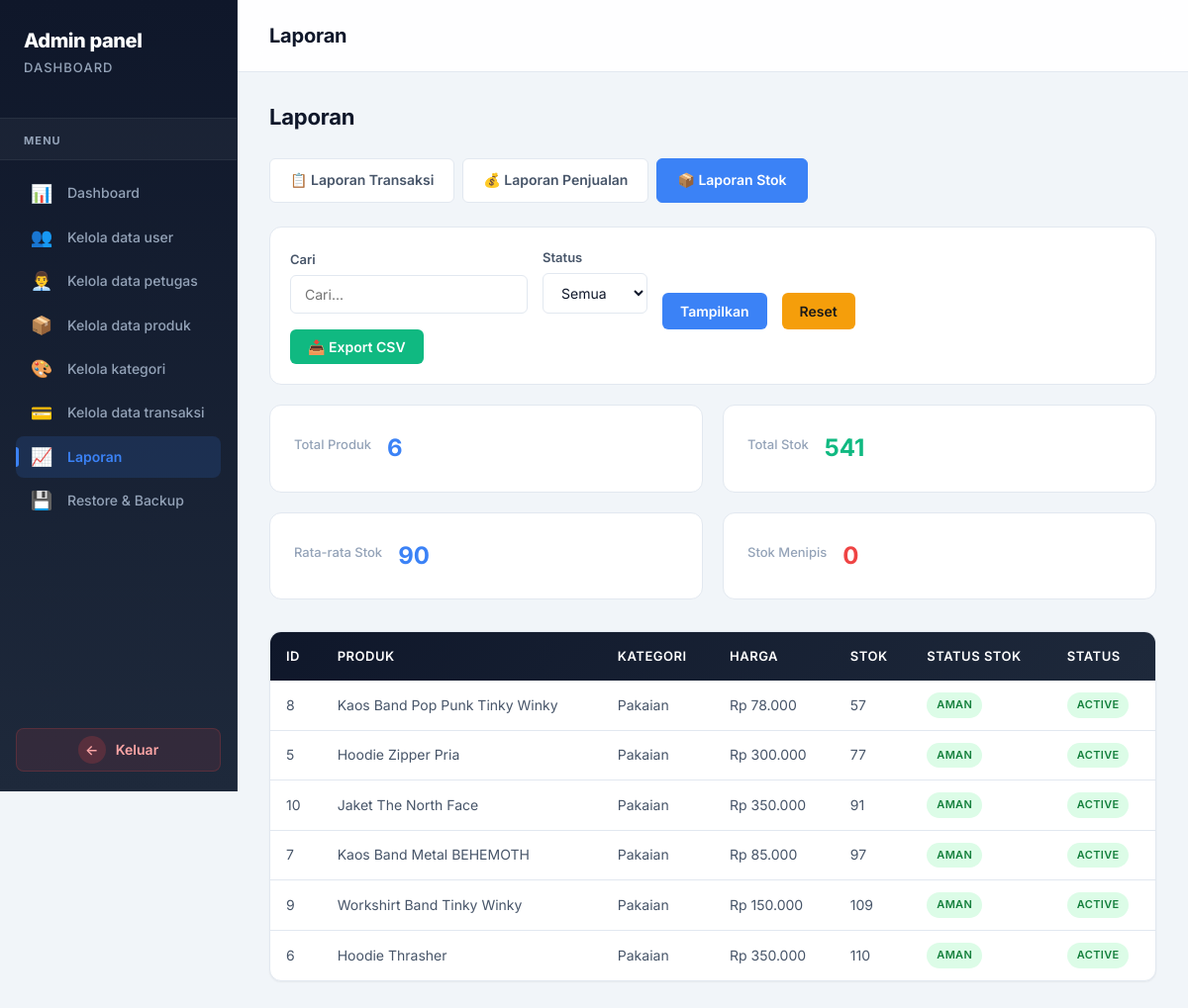
The app's page /Admin/laporan.php?type=stok&date_from=2026-03-09&date_to=2026-04-08 (signed in) with its own data.
### tables this page shows
CREATE TABLE `products` (
  `id` int(11) NOT NULL,
  `name` varchar(255) NOT NULL,
  `description` text DEFAULT NULL,
  `price` decimal(15,2) NOT NULL,
  `stock` int(11) NOT NULL DEFAULT 0,
  `image` varchar(255) DEFAULT NULL,
  `category` varchar(100) DEFAULT NULL,
  `category_id` int(11) DEFAULT NULL,
  `status` enum('active','inactive') NOT NULL DEFAULT 'active',
  `created_at` timestamp NOT NULL DEFAULT current_timestamp(),
  `updated_at` timestamp NOT NULL DEFAULT current_timestamp() ON UPDATE current_timestamp()
);

### Admin/laporan.php (the view, shortened to what this page needs)
<?php
$current_page = basename($_SERVER['PHP_SELF']);
$report_type = $_GET['type'] ?? 'transaksi';
$date_from = $_GET['date_from'] ?? date('Y-m-d', strtotime('-30 days'));
$date_to = $_GET['date_to'] ?? date('Y-m-d');
$search = $_GET['search'] ?? '';
$status_filter = $_GET['status'] ?? '';
$report_data = [];
$summary = [];
try {
    $pdo = getDBConnection();
    if ($report_type === 'transaksi') {
        $query = "
            SELECT t.*, u.username, u.full_name, u.email
            FROM transactions t
            LEFT JOIN users u ON t.user_id = u.id
            WHERE 1=1
        ";
        $params = [];
        if (!empty($search)) {
            $query .= " AND (t.order_number LIKE :search OR u.full_name LIKE :search OR u.username LIKE :search)";
            $params['search'] = '%' . $search . '%';
        }
        if (!empty($status_filter)) {
            $query .= " AND t.order_status = :status";
            $params['status'] = $status_filter;
        }
        if (!empty($date_from)) {
            $query .= " AND t.created_at >= :date_from";
            $params['date_from'] = $date_from . ' 00:00:00';
        }
        if (!empty($date_to)) {
            $query .= " AND t.created_at <= :date_to";
            $params['date_to'] = $date_to . ' 23:59:59';
        }
        $query .= " ORDER BY t.created_at DESC";
        $stmt = $pdo->prepare($query);
        $stmt->execute($params);
        $report_data = $stmt->fetchAll();
        $stmt = $pdo->prepare("
            SELECT
                COUNT(*) as total_orders,
                SUM(total_amount) as total_revenue,
                AVG(total_amount) as avg_order
            FROM transactions
            WHERE created_at BETWEEN :from AND :to
        ");
        $stmt->execute(['from' => $date_from . ' 00:00:00', 'to' => $date_to . ' 23:59:59']);
        $summary = $stmt->fetch();
    } elseif ($report_type === 'stok') {
        $query = "
            SELECT * FROM products WHERE 1=1
        ";
        $params = [];
        $query .= " ORDER BY stock ASC";
        $stmt = $pdo->prepare($query);
        $stmt->execute($params);
        $report_data = $stmt->fetchAll();
        $stmt = $pdo->query("
            SELECT
                COUNT(*) as total_products,
                SUM(stock) as total_stock,
                AVG(stock) as avg_stock,
                SUM(CASE WHEN stock <= 5 THEN 1 ELSE 0 END) as low_stock
            FROM products
            WHERE status = 'active'
        ");
        $summary = $stmt->fetch();
    }
} catch (PDOException $e) {
    $error = 'Database error: ' . $e->getMessage();
}
?>
<!DOCTYPE html>
<html lang="id">
<head>
    <link rel="stylesheet" href="../css/shared.css" />
</head>
<body data-role="admin">
<div class="main-container">
    <div class="sidebar">
        <div class="sidebar-header">
            <span class="admin-panel-title">Admin panel</span>
            <span class="dashboard-title">Dashboard</span>
        </div>
        <div class="menu-divider">
            <span class="menu-label">Menu</span>
        </div>
        <nav class="sidebar-nav">
            <a href="dashboard_admin.php"><span class="nav-icon">📊</span> Dashboard</a>
            <a href="kelola_user.php"><span class="nav-icon">👥</span> Kelola data user</a>
            <a href="kelola_petugas.php"><span class="nav-icon">👨‍💼</span> Kelola data petugas</a>
            <a href="kelola_produk.php"><span class="nav-icon">📦</span> Kelola data produk</a>
                        <a href="kelola_kategori.php" class="<?php echo ($current_page == 'kelola_produk.php') ? 'active' : ''; ?>">
                <span class="nav-icon">🎨</span>
                Kelola kategori
            </a>
            <a href="kelola_transaksi.php"><span class="nav-icon">💳</span> Kelola data transaksi</a>
            <a href="laporan.php" class="<?php echo $current_page == 'laporan.php' ? 'active' : ''; ?>"><span class="nav-icon">📈</span> Laporan</a>
            <a href="restore_backup.php"><span class="nav-icon">💾</span> Restore & Backup</a>
        </nav>
        <a href="../Auth/logout.php" class="logout-button">
            <span class="logout-icon">←</span>
            <span class="logout-text">Keluar</span>
        </a>
    </div>
    <div class="main-content">
        <div class="top-bar"><h1>Laporan</h1></div>
        <div class="content-area">
            <h2 class="page-title">Laporan</h2>
            <div class="report-tabs">
                <a href="?type=transaksi&date_from=<?php echo $date_from; ?>&date_to=<?php echo $date_to; ?>" class="report-tab <?php echo $report_type === 'transaksi' ? 'active' : ''; ?>">📋 Laporan Transaksi</a>
                <a href="?type=penjualan&date_from=<?php echo $date_from; ?>&date_to=<?php echo $date_to; ?>" class="report-tab <?php echo $report_type === 'penjualan' ? 'active' : ''; ?>">💰 Laporan Penjualan</a>
                <a href="?type=stok&date_from=<?php echo $date_from; ?>&date_to=<?php echo $date_to; ?>" class="report-tab <?php echo $report_type === 'stok' ? 'active' : ''; ?>">📦 Laporan Stok</a>
            </div>
            <div class="report-controls">
                <form method="GET" style="display:flex;gap:15px;flex-wrap:wrap;align-items:flex-end;flex:1;">
                    <div class="form-group">
                        <label>Cari</label>
                        <input type="text" name="search" value="<?php echo htmlspecialchars($search); ?>" placeholder="Cari...">
                    </div>
                    <?php if ($report_type === 'transaksi'): ?>
                    <div class="form-group">
                        <label>Status</label>
                        <select name="status">
                            <option value="">Semua</option>
                            <option value="berhasil" <?php echo $status_filter === 'berhasil' ? 'selected' : ''; ?>>Pending</option>
                            <option value="processing" <?php echo $status_filter === 'processing' ? 'selected' : ''; ?>>Processing</option>
                            <option value="shipped" <?php echo $status_filter === 'shipped' ? 'selected' : ''; ?>>Shipped</option>
                            <option value="completed" <?php echo $status_filter === 'completed' ? 'selected' : ''; ?>>Completed</option>
                            <option value="cancelled" <?php echo $status_filter === 'cancelled' ? 'selected' : ''; ?>>Cancelled</option>
                        </select>
                    </div>
                    <?php elseif ($report_type === 'stok'): ?>
                    <div class="form-group">
                        <label>Status</label>
                        <select name="status">
                            <option value="">Semua</option>
                        </select>
                    </div>
                    <?php endif; ?>
                    <button type="submit" class="btn btn-primary">Tampilkan</button>
                    <a href="?type=<?php echo $report_type; ?>" class="btn btn-warning">Reset</a>
                </form>
                <button class="export-btn" onclick="alert('Fitur export CSV akan dikembangkan')">📥 Export CSV</button>
            </div>
            <?php if (!empty($summary)): ?>
            <div class="stats-grid">
                <?php if ($report_type === 'transaksi' || $report_type === 'penjualan'): ?>
                <div class="stat-card">
                    <h4>Total Order</h4>
                    <div class="value"><?php echo number_format($summary['total_orders'] ?? 0); ?></div>
                </div>
                <div class="stat-card success">
                    <h4>Total Pendapatan</h4>
                    <div class="value">Rp <?php echo number_format($summary['total_revenue'] ?? 0, 0, ',', '.'); ?></div>
                </div>
                <div class="stat-card">
                    <h4>Rata-rata Order</h4>
                    <div class="value">Rp <?php echo number_format($summary['avg_order'] ?? 0, 0, ',', '.'); ?></div>
                </div>
                <?php elseif ($report_type === 'stok'): ?>
                <div class="stat-card">
                    <h4>Total Produk</h4>
                    <div class="value"><?php echo number_format($summary['total_products'] ?? 0); ?></div>
                </div>
                <div class="stat-card success">
                    <h4>Total Stok</h4>
                    <div class="value"><?php echo number_format($summary['total_stock'] ?? 0); ?></div>
                </div>
                <div class="stat-card">
                    <h4>Rata-rata Stok</h4>
                    <div class="value"><?php echo number_format($summary['avg_stock'] ?? 0, 0); ?></div>
                </div>
                <div class="stat-card warning">
                    <h4>Stok Menipis</h4>
                    <div class="value"><?php echo number_format($summary['low_stock'] ?? 0); ?></div>
                </div>
                <?php endif; ?>
            </div>
            <?php endif; ?>
            <div class="table-container">
                <table>
                    <?php if ($report_type === 'transaksi'): ?>
                    <thead>
                        <tr>
                            <th>No. Order</th>
                            <th>Pelanggan</th>
                            <th>Total</th>
                            <th>Metode</th>
                            <th>Bayar</th>
                            <th>Status</th>
                            <th>Tanggal</th>
                        </tr>
                    </thead>
                    <tbody>
                        <?php if (!empty($report_data)): ?>
                            <?php foreach ($report_data as $row): ?>
                            <tr>
                                <td><strong><?php echo htmlspecialchars($row['order_number']); ?></strong></td>
                                <td><?php echo htmlspecialchars($row['full_name'] ?? $row['username']); ?></td>
                                <td>Rp <?php echo number_format($row['total_amount'], 0, ',', '.'); ?></td>
                                <td><?php echo ucfirst($row['payment_method']); ?></td>
                                <td><span class="badge badge-<?php echo $row['payment_status']; ?>"><?php echo ucfirst($row['payment_status']); ?></span></td>
                                <td><span class="badge badge-<?php echo $row['order_status']; ?>"><?php echo ucfirst($row['order_status']); ?></span></td>
                                <td><?php echo date('d/m/Y H:i', strtotime($row['created_at'])); ?></td>
                            </tr>
                            <?php endforeach; ?>
                        <?php else: ?>
                            <tr><td colspan="7" style="text-align:center;padding:30px;">Tidak ada data transaksi untuk periode ini</td></tr>
                        <?php endif; ?>
                    </tbody>
                    <?php elseif ($report_type === 'stok'): ?>
                    <thead>
                        <tr>
                            <th>ID</th>
                            <th>Produk</th>
                            <th>Kategori</th>
                            <th>Harga</th>
                            <th>Stok</th>
                            <th>Status Stok</th>
                            <th>Status</th>
                        </tr>
                    </thead>
                    <tbody>
                        <?php if (!empty($report_data)): ?>
                            <?php foreach ($report_data as $row): ?>
                            <?php
                            $stock_status = 'high';
                            $stock_label = 'Aman';
                            ?>
                            <tr>
                                <td><?php echo $row['id']; ?></td>
                                <td><?php echo htmlspecialchars($row['name']); ?></td>
                                <td><?php echo htmlspecialchars($row['category']); ?></td>
                                <td>Rp <?php echo number_format($row['price'], 0, ',', '.'); ?></td>
                                <td><?php echo number_format($row['stock']); ?></td>
                                <td><span class="badge badge-<?php echo $stock_status; ?>"><?php echo $stock_label; ?></span></td>
                                <td><span class="badge badge-<?php echo $row['status']; ?>"><?php echo ucfirst($row['status']); ?></span></td>
                            </tr>
                            <?php endforeach; ?>
                        <?php else: ?>
                            <tr><td colspan="7" style="text-align:center;padding:30px;">Tidak ada data produk</td></tr>
                        <?php endif; ?>
                    </tbody>
                    <?php endif; ?>
                </table>
            </div>
        </div>
    </div>
</div>
</body>
</html>

### records on screen
products: id "8", name "Kaos Band Pop Punk Tinky Winky", category "Pakaian", price "78.000", stock "57", stock_label "AMAN", status "ACTIVE"
products: id "5", name "Hoodie Zipper Pria", category "Pakaian", price "300.000", stock "77", stock_label "AMAN", status "ACTIVE"
products: id "10", name "Jaket The North Face", category "Pakaian", price "350.000", stock "91", stock_label "AMAN", status "ACTIVE"
products: id "7", name "Kaos Band Metal BEHEMOTH", category "Pakaian", price "85.000", stock "97", stock_label "AMAN", status "ACTIVE"
products: id "9", name "Workshirt Band Tinky Winky", category "Pakaian", price "150.000", stock "109", stock_label "AMAN", status "ACTIVE"
products: id "6", name "Hoodie Thrasher", category "Pakaian", price "350.000", stock "110", stock_label "AMAN", status "ACTIVE"

### other values on screen
$summary['total_products'] "6"
$summary['total_stock'] "541"
$summary['avg_stock'] "90"
$summary['low_stock'] "0"
